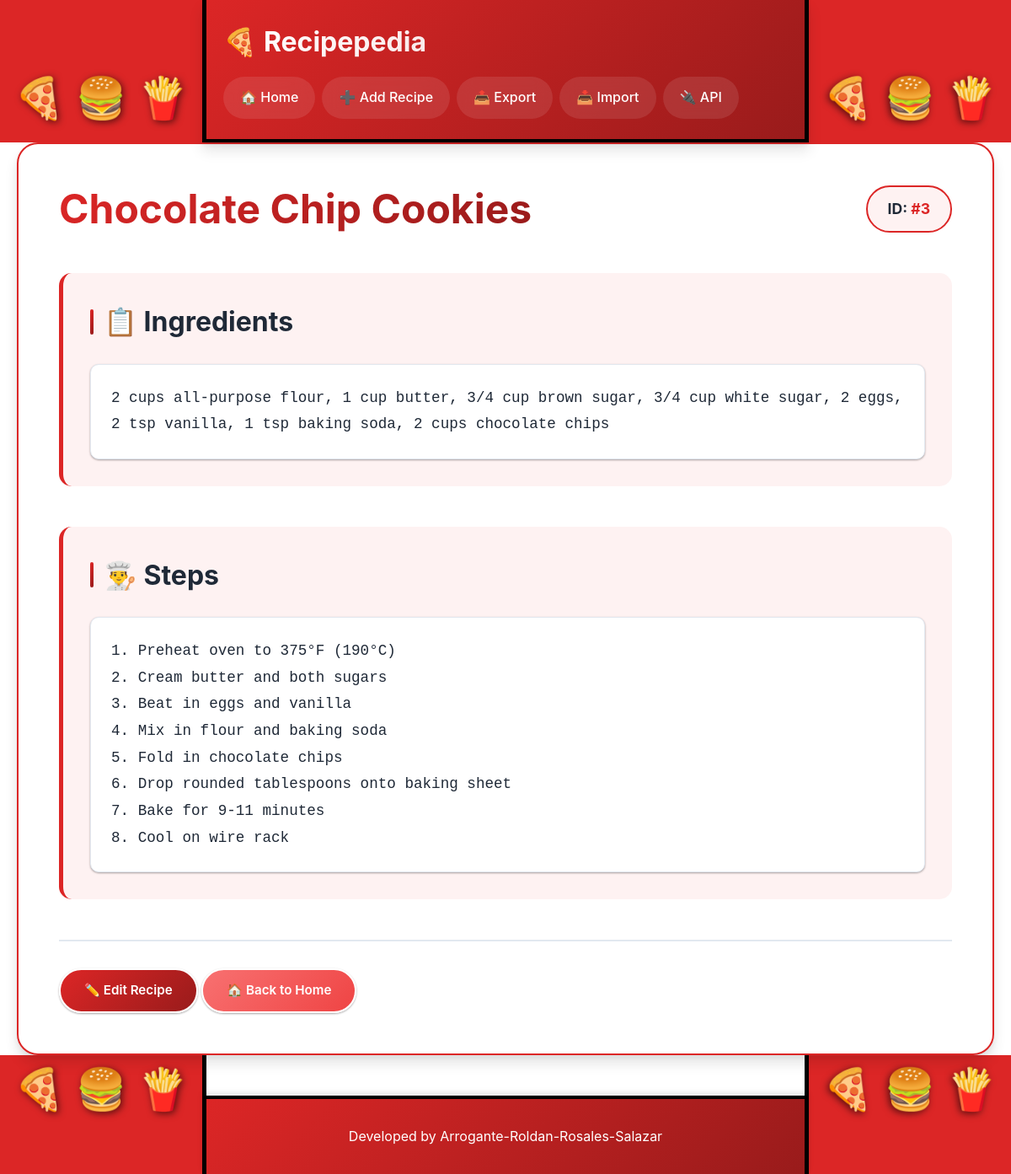
/view_recipe.php?id=3, run on the app's committed database.
### tables this page shows
CREATE TABLE IF NOT EXISTS recipes (
    id INT AUTO_INCREMENT PRIMARY KEY,
    title VARCHAR(255) NOT NULL,
    ingredients TEXT NOT NULL,
    steps TEXT NOT NULL,
    image_path VARCHAR(500) DEFAULT NULL,
    created_at TIMESTAMP DEFAULT CURRENT_TIMESTAMP,
    updated_at TIMESTAMP DEFAULT CURRENT_TIMESTAMP ON UPDATE CURRENT_TIMESTAMP
);

### classes/RecipeManager.php (called while the page is built, shortened)
<?php
require_once 'Recipe.php';
require_once __DIR__ . '/../config/database.php';
class RecipeManager {
    private $conn;
    public function __construct() {
        $database = new Database();
        $this->conn = $database->getConnection();
    }
    public function getRecipeById($id) {
        $query = "SELECT * FROM recipes WHERE id = :id LIMIT 1";
        $stmt = $this->conn->prepare($query);
        $stmt->bindParam(':id', $id);
        $stmt->execute();
        $row = $stmt->fetch(PDO::FETCH_ASSOC);
        if ($row) {
            return Recipe::fromArray($row);
        }
        return null;
    }
}

### config/database.php (called while the page is built, shortened)
<?php
class Database {
    private $host = 'localhost';
    private $db_name = 'recipepedia';
    private $username = 'root';
    private $password = '';
    public function getConnection() {
        $this->conn = null;
        try {
            $this->conn = new PDO(
                "mysql:host=" . $this->host . ";dbname=" . $this->db_name,
                $this->username,
                $this->password
            );
            $this->conn->setAttribute(PDO::ATTR_ERRMODE, PDO::ERRMODE_EXCEPTION);
        } catch(PDOException $e) {
            echo "Connection Error: " . $e->getMessage();
        }
        return $this->conn;
    }
}

### classes/Recipe.php (called while the page is built, shortened)
<?php
class Recipe {
    private $id;
    private $title;
    private $ingredients;
    private $steps;
    public function __construct($id = null, $title = '', $ingredients = '', $steps = '', $image_path = null) {
        $this->id = $id;
        $this->title = $title;
        $this->ingredients = $ingredients;
        $this->steps = $steps;
    }
    public function getId() { return $this->id; }
    public function getTitle() { return $this->title; }
    public function getIngredients() { return $this->ingredients; }
    public function getSteps() { return $this->steps; }
    public static function fromArray($data) {
        $recipe = new Recipe();
        if (isset($data['id'])) $recipe->id = $data['id'];
        if (isset($data['title'])) $recipe->title = $data['title'];
        if (isset($data['ingredients'])) $recipe->ingredients = $data['ingredients'];
        if (isset($data['steps'])) $recipe->steps = $data['steps'];
        if (isset($data['created_at'])) $recipe->created_at = $data['created_at'];
        if (isset($data['updated_at'])) $recipe->updated_at = $data['updated_at'];
        return $recipe;
    }
}

### view_recipe.php (the view, shortened to what this page needs)
<?php
require_once 'config/database.php';
require_once 'classes/Recipe.php';
require_once 'classes/RecipeManager.php';
require_once 'includes/header.php';
$recipeManager = new RecipeManager();
$recipe = $recipeManager->getRecipeById($_GET['id']);
?>
<div class="recipe-view">
    <div style="display: flex; justify-content: space-between; align-items: center; margin-bottom: 1rem; flex-wrap: wrap; gap: 1rem;">
        <h1 style="margin: 0;"><?php echo htmlspecialchars($recipe->getTitle()); ?></h1>
        <div style="background: var(--bg-light); padding: 0.75rem 1.5rem; border-radius: 50px; border: 2px solid var(--picnic-red);">
            <strong style="color: var(--text-dark); font-size: 1.1rem;">ID: <span style="color: var(--primary-color);">#<?php echo $recipe->getId(); ?></span></strong>
        </div>
    </div>
    <div class="section">
        <h2>📋 Ingredients</h2>
        <pre><?php echo htmlspecialchars($recipe->getIngredients()); ?></pre>
    </div>
    <div class="section">
        <h2>👨‍🍳 Steps</h2>
        <pre><?php echo htmlspecialchars($recipe->getSteps()); ?></pre>
    </div>
    <div class="actions" style="margin-top: 2rem; padding-top: 2rem; border-top: 2px solid #e2e8f0;">
        <a href="edit_recipe.php?id=<?php echo $recipe->getId(); ?>" class="btn btn-primary">✏️ Edit Recipe</a>
        <a href="index.php" class="btn btn-secondary">🏠 Back to Home</a>
    </div>
</div>
<?php require_once 'includes/footer.php'; ?>

### assets/css/style.css (style rules this page uses)
* { margin: 0; padding: 0; box-sizing: border-box; }
:root { --primary-color: #dc2626; --primary-dark: #b91c1c; --secondary-color: #991b1b; --accent-color: #ef4444; --success-color: #16a34a; --danger-color: #dc2626; --warning-color: #f59e0b; --text-dark: #1f2937; --text-light: #6b7280; --bg-light: #fef2f2; --bg-white: #ffffff; --picnic-red: #dc2626; --picnic-white: #ffffff; --shadow-sm: 0 1px 3px rgba(0,0,0,0.12), 0 1px 2px rgba(0,0,0,0.24); --shadow-md: 0 4px 6px rgba(0,0,0,0.1), 0 2px 4px rgba(0,0,0,0.06); --shadow-lg: 0 10px 15px rgba(0,0,0,0.1), 0 4px 6px rgba(0,0,0,0.05); --shadow-xl: 0 20px 25px rgba(0,0,0,0.15), 0 10px 10px rgba(0,0,0,0.04); }
body { font-family: -apple-system, BlinkMacSystemFont, 'Segoe UI', Roboto, 'Helvetica Neue', Arial, sans-serif; line-height: 1.6; color: var(--text-dark); background: var(--picnic-white); min-height: 100vh; position: relative; overflow-x: hidden; }
body::before { content: ''; position: fixed; top: 0; left: 0; width: 20%; height: 100%; background: var(--picnic-red); z-index: 0; pointer-events: none; border-right: 5px solid #000000; }
body::after { content: ''; position: fixed; top: 0; right: 0; width: 20%; height: 100%; background: var(--picnic-red); z-index: 0; pointer-events: none; border-left: 5px solid #000000; }
.btn { padding: 0.75rem 1.75rem; text-decoration: none; border-radius: 50px; display: inline-flex; align-items: center; justify-content: center; gap: 0.5rem; transition: all 0.3s ease; border: none; cursor: pointer; font-size: 0.95rem; font-weight: 600; box-shadow: var(--shadow-sm); position: relative; overflow: hidden; }
.btn::before { content: ''; position: absolute; top: 50%; left: 50%; width: 0; height: 0; border-radius: 50%; background: rgba(255, 255, 255, 0.3); transform: translate(-50%, -50%); transition: width 0.6s, height 0.6s; }
.btn-primary { background: linear-gradient(135deg, var(--primary-color) 0%, var(--secondary-color) 100%); color: white; border: 2px solid var(--picnic-white); }
.btn-secondary { background: linear-gradient(135deg, #f87171 0%, #ef4444 100%); color: white; border: 2px solid var(--picnic-white); }
.recipe-view { background: var(--bg-white); padding: 3rem; border-radius: 25px; box-shadow: var(--shadow-lg); animation: fadeInUp 0.6s ease; border: 2px solid var(--picnic-red); position: relative; z-index: 1; }
.recipe-view h1 { color: var(--text-dark); margin-bottom: 1.5rem; font-size: 3rem; font-weight: 700; background: linear-gradient(135deg, var(--primary-color) 0%, var(--secondary-color) 100%); -webkit-background-clip: text; -webkit-text-fill-color: transparent; background-clip: text; line-height: 1.2; }
.recipe-view .section { margin: 3rem 0; padding: 2rem; background: var(--bg-light); border-radius: 15px; border-left: 5px solid var(--primary-color); }
.recipe-view .section h2 { color: var(--text-dark); margin-bottom: 1.5rem; font-size: 2rem; font-weight: 700; display: flex; align-items: center; gap: 0.75rem; }
.recipe-view .section h2::before { content: ''; width: 4px; height: 30px; background: linear-gradient(135deg, var(--primary-color) 0%, var(--secondary-color) 100%); border-radius: 2px; }
.recipe-view .section p, .recipe-view .section pre { white-space: pre-wrap; line-height: 1.8; color: var(--text-dark); font-size: 1.1rem; background: white; padding: 1.5rem; border-radius: 10px; box-shadow: var(--shadow-sm); }
pre { white-space: pre-wrap; word-wrap: break-word; background: white; padding: 1rem; border-radius: 8px; font-size: 0.9rem; line-height: 1.6; color: var(--text-dark); border: 1px solid #e2e8f0; }

### data on the page
recipes: title "Chocolate Chip Cookies", id "3", ingredients "2 cups all-purpose flour, 1 cup butter, 3/4 cup brown sugar, 3/4 cup white sugar, 2 eggs, 2 tsp vanilla, 1 tsp baking soda, 2 cups chocolate chips", steps "1. Preheat oven to 375°F (190°C) 2. Cream butter and both sugars 3. Beat in eggs and vanilla 4. Mix in flour and baking soda 5. Fold in chocolate chips 6. Drop rounded tablespoons onto baking sheet 7. Bake for 9-11 minutes 8. Cool on wire rack"
